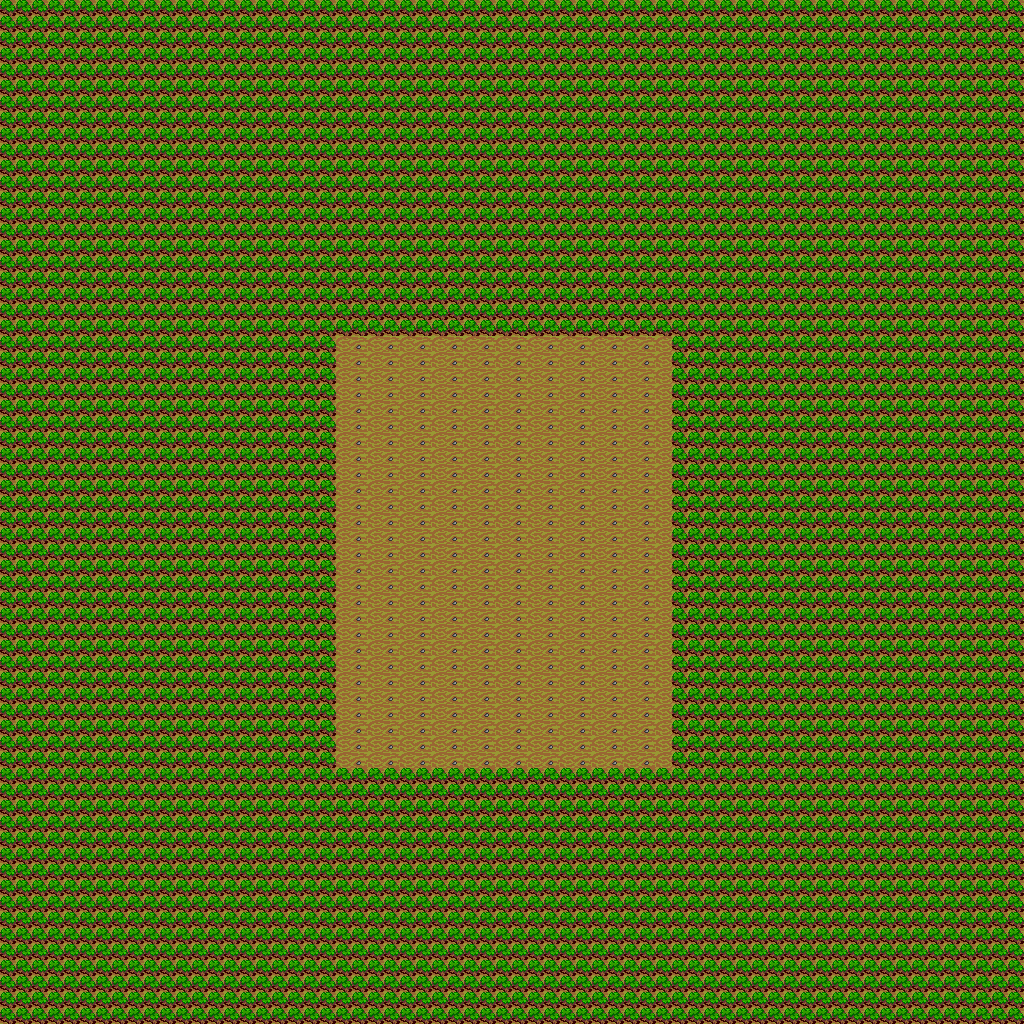

A 2D game scene composited from a Tiled map and its tileset images. What follows is a short description and the map's XML, with each tile layer's data collapsed to a summary:
An orthogonal 64x64 tile map with 16x16 px tiles, 1 tile layer (Map), 4 tilesets and 192 objects.

<map version="1.10" tiledversion="1.12.1" orientation="orthogonal" renderorder="right-down" width="64" height="64" tilewidth="16" tileheight="16" infinite="0" nextlayerid="5" nextobjectid="523">
 <editorsettings>
  <export target="../../../../assets/map/workers.fgm" format="Future Glimpses map (*.fgm)" />
 </editorsettings>
 <properties>
  <property name="AI_MODE" type="int" propertytype="AI_MODE" value="2" />
  <property name="ENABLE_BARRACKS" type="bool" value="true" />
  <property name="ENABLE_BLACKSMITH" type="bool" value="true" />
  <property name="ENABLE_FARM" type="bool" value="true" />
  <property name="ENABLE_STABLES" type="bool" value="true" />
  <property name="ENABLE_TOWER" type="bool" value="true" />
  <property name="ENABLE_TURRET" type="bool" value="true" />
  <property name="ENABLE_UPGRADE_ARCHER" type="bool" value="true" />
  <property name="ENABLE_UPGRADE_KNIGHT" type="bool" value="true" />
  <property name="ENABLE_UPGRADE_MAGE" type="bool" value="true" />
  <property name="ENABLE_UPGRADE_SOLDIER" type="bool" value="true" />
  <property name="MSG_DESCRIPTION" value="Solo trabajadores, para probar rendimiento." />
  <property name="MSG_LOSE" value="Perdiste." />
  <property name="MSG_TITLE" value="Trabajadores" />
  <property name="MSG_WIN" value="Ganaste." />
  <property name="PEACE_TIME" type="int" value="0" />
  <property name="RES_GOLD_COMPUTER" type="int" value="1000" />
  <property name="RES_GOLD_PLAYER" type="int" value="1000" />
  <property name="RES_WOOD_COMPUTER" type="int" value="500" />
  <property name="RES_WOOD_PLAYER" type="int" value="500" />
  <property name="UPGRADED_ARCHER_COMPUTER" type="bool" value="false" />
  <property name="UPGRADED_ARCHER_PLAYER" type="bool" value="false" />
  <property name="UPGRADED_KNIGHT_COMPUTER" type="bool" value="false" />
  <property name="UPGRADED_KNIGHT_PLAYER" type="bool" value="false" />
  <property name="UPGRADED_MAGE_COMPUTER" type="bool" value="false" />
  <property name="UPGRADED_MAGE_PLAYER" type="bool" value="false" />
  <property name="UPGRADED_SOLDIER_COMPUTER" type="bool" value="false" />
  <property name="UPGRADED_SOLDIER_PLAYER" type="bool" value="false" />
 </properties>
 <tileset firstgid="1" source="../../tileset.tsx" />
 <tileset firstgid="257" source="../../units/units.tsx" />
 <tileset firstgid="267" source="../../buildings/big_buildings.tsx" />
 <tileset firstgid="273" source="../../buildings/small_buildings.tsx" />
 <layer id="1" name="Map" width="64" height="64">
  <data>[4096 cells, 4096 non-empty, 3 distinct tile ids]</data>
 </layer>
 <objectgroup id="2" name="Units/Buildings">
  <object id="289" template="../../units/P_Worker.tx" x="384" y="608" />
  <object id="290" template="../../units/P_Worker.tx" x="336" y="608" />
  <object id="291" template="../../units/P_Worker.tx" x="352" y="608" />
  <object id="292" template="../../units/P_Worker.tx" x="368" y="608" />
  <object id="293" template="../../units/P_Worker.tx" x="400" y="608" />
  <object id="294" template="../../units/P_Worker.tx" x="416" y="608" />
  <object id="295" template="../../units/P_Worker.tx" x="448" y="608" />
  <object id="296" template="../../units/P_Worker.tx" x="432" y="608" />
  <object id="305" template="../../units/P_Worker.tx" x="512" y="608" />
  <object id="306" template="../../units/P_Worker.tx" x="464" y="608" />
  <object id="307" template="../../units/P_Worker.tx" x="480" y="608" />
  <object id="308" template="../../units/P_Worker.tx" x="496" y="608" />
  <object id="309" template="../../units/P_Worker.tx" x="528" y="608" />
  <object id="310" template="../../units/P_Worker.tx" x="544" y="608" />
  <object id="311" template="../../units/P_Worker.tx" x="576" y="608" />
  <object id="312" template="../../units/P_Worker.tx" x="560" y="608" />
  <object id="313" template="../../units/P_Worker.tx" x="640" y="608" />
  <object id="314" template="../../units/P_Worker.tx" x="592" y="608" />
  <object id="315" template="../../units/P_Worker.tx" x="608" y="608" />
  <object id="316" template="../../units/P_Worker.tx" x="624" y="608" />
  <object id="317" template="../../units/P_Worker.tx" x="656" y="608" />
  <object id="321" template="../../units/P_Worker.tx" x="384" y="640" />
  <object id="322" template="../../units/P_Worker.tx" x="336" y="640" />
  <object id="323" template="../../units/P_Worker.tx" x="352" y="640" />
  <object id="324" template="../../units/P_Worker.tx" x="368" y="640" />
  <object id="325" template="../../units/P_Worker.tx" x="400" y="640" />
  <object id="326" template="../../units/P_Worker.tx" x="416" y="640" />
  <object id="327" template="../../units/P_Worker.tx" x="448" y="640" />
  <object id="328" template="../../units/P_Worker.tx" x="432" y="640" />
  <object id="329" template="../../units/P_Worker.tx" x="512" y="640" />
  <object id="330" template="../../units/P_Worker.tx" x="464" y="640" />
  <object id="331" template="../../units/P_Worker.tx" x="480" y="640" />
  <object id="332" template="../../units/P_Worker.tx" x="496" y="640" />
  <object id="333" template="../../units/P_Worker.tx" x="528" y="640" />
  <object id="334" template="../../units/P_Worker.tx" x="544" y="640" />
  <object id="335" template="../../units/P_Worker.tx" x="576" y="640" />
  <object id="336" template="../../units/P_Worker.tx" x="560" y="640" />
  <object id="337" template="../../units/P_Worker.tx" x="640" y="640" />
  <object id="338" template="../../units/P_Worker.tx" x="592" y="640" />
  <object id="339" template="../../units/P_Worker.tx" x="608" y="640" />
  <object id="340" template="../../units/P_Worker.tx" x="624" y="640" />
  <object id="341" template="../../units/P_Worker.tx" x="656" y="640" />
  <object id="342" template="../../units/P_Worker.tx" x="336" y="656" />
  <object id="343" template="../../units/P_Worker.tx" x="352" y="656" />
  <object id="344" template="../../units/P_Worker.tx" x="368" y="656" />
  <object id="345" template="../../units/P_Worker.tx" x="384" y="656" />
  <object id="346" template="../../units/P_Worker.tx" x="416" y="656" />
  <object id="347" template="../../units/P_Worker.tx" x="400" y="656" />
  <object id="348" template="../../units/P_Worker.tx" x="432" y="656" />
  <object id="349" template="../../units/P_Worker.tx" x="448" y="656" />
  <object id="350" template="../../units/P_Worker.tx" x="464" y="656" />
  <object id="351" template="../../units/P_Worker.tx" x="480" y="656" />
  <object id="352" template="../../units/P_Worker.tx" x="512" y="656" />
  <object id="353" template="../../units/P_Worker.tx" x="496" y="656" />
  <object id="354" template="../../units/P_Worker.tx" x="528" y="656" />
  <object id="355" template="../../units/P_Worker.tx" x="544" y="656" />
  <object id="356" template="../../units/P_Worker.tx" x="560" y="656" />
  <object id="357" template="../../units/P_Worker.tx" x="576" y="656" />
  <object id="358" template="../../units/P_Worker.tx" x="608" y="656" />
  <object id="359" template="../../units/P_Worker.tx" x="592" y="656" />
  <object id="360" template="../../units/P_Worker.tx" x="624" y="656" />
  <object id="361" template="../../units/P_Worker.tx" x="640" y="656" />
  <object id="362" template="../../units/P_Worker.tx" x="656" y="656" />
  <object id="366" template="../../units/P_Worker.tx" x="336" y="624" />
  <object id="369" template="../../units/P_Worker.tx" x="352" y="624" />
  <object id="370" template="../../units/P_Worker.tx" x="368" y="624" />
  <object id="371" template="../../units/P_Worker.tx" x="400" y="624" />
  <object id="372" template="../../units/P_Worker.tx" x="384" y="624" />
  <object id="373" template="../../units/P_Worker.tx" x="432" y="624" />
  <object id="374" template="../../units/P_Worker.tx" x="448" y="624" />
  </objectgroup>
</map>
<!-- 122 of 192 objects omitted -->
